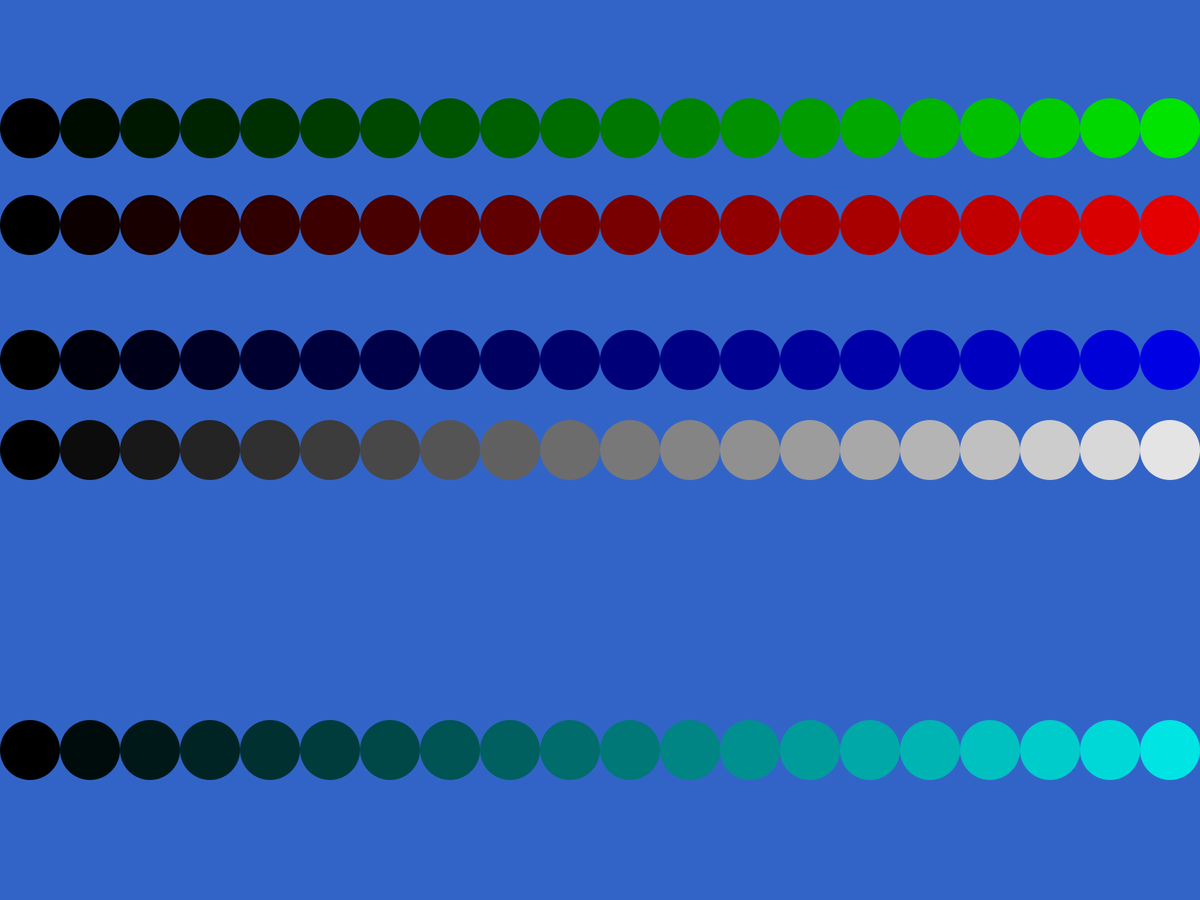
Frame 1 (no input)
Frame 60 (the mouse pressed at the canvas centre just before this capture): identical to frame 1, image omitted
Frame 120 (the mouse held since frame 60 and released just before this capture): identical to frame 1, image omitted

The Processing sketch that drew this single still picture (run headless with seeded random() and noise(); from frame 60 on, the mouse is pressed at the canvas centre):

// Processing sketch: exo_ronds_degrade
// ── exo_ronds_degrade.pde
void setup() {
  fullScreen();
}

void draw() {
  noStroke();
  background(50, 100, 200);
  dessinerCercle();
  dessinerCercle2();
  dessinerCercle3();
  dessinerCercle4();
  dessinerCercle5();
}

void dessinerCercle() {
  float r = width/40;
  float x = r;
  float c = 0;
  while ((x + r) <= width) {
    fill(c);
    ellipse(x, height/2, r*2, r*2);
    x += r*2;
    c += 255/20;
    println(c);
  }
}
  void dessinerCercle2() {
  float r = width/40;
  float x = r;
  float c = 0;
  while ((x + r) <= width) {
    fill(c, 0, 0);
    ellipse(x, height/4, r*2, r*2);
    x += r*2;
    c += 255/20;
    println(c);
  }
}
  void dessinerCercle3() {
  float r = width/40;
  float x = r;
  float c = 0;
  while ((x + r) <= width) {
    fill(0, c, 0);
    ellipse(x, height/7, r*2, r*2);
    x += r*2;
    c += 255/20;
    println(c);
  }
}
  void dessinerCercle4() {
  float r = width/40;
  float x = r;
  float c = 0;
  while ((x + r) <= width) {
    fill(0, 0, c);
    ellipse(x, height/2.5, r*2, r*2);
    x += r*2;
    c += 255/20;
    println(c);
  }
}
 void dessinerCercle5() {
  float r = width/40;
  float x = r;
  float c = 0;
  while ((x + r) <= width) {
    fill(0, c, c);
    ellipse(x, height-200, r*2, r*2);
    x += r*2;
    c += 255/20;
    println(c);
  }
}
